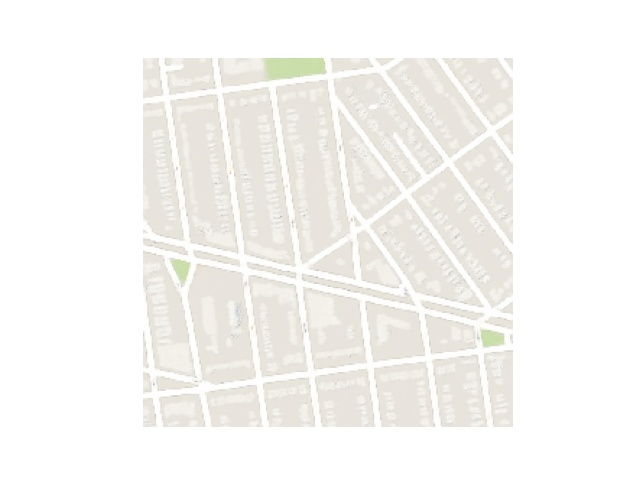
#> input picture Model/Dataset/aerial/train/1.jpg, 640 x 480 px, given in place of Figure_4.png, which was not available
$ jupyter execute --allow-errors Pix2Pix.ipynb   (text cells are left out)
#> lines starting #> are read from the running program, lines starting #| are printed output that depends on the picture; after the words box and inside, x2 and y2 are one past the last pixel; in counts of white or black regions, pixels touching at a corner belong together; pictures that were not available may be replaced by others from this repository, and a replacement may not be noted
[cell 1]
from google.colab import drive
drive.mount('/content/drive')

[cell 2]
from numpy import load
from numpy import zeros
from numpy import ones
from numpy.random import randint
from keras.optimizers import Adam
from keras.initializers import RandomNormal
from keras.models import Model
from keras.models import Input
from keras.layers import Conv2D
from keras.layers import Conv2DTranspose
from keras.layers import LeakyReLU
from keras.layers import Activation
from keras.layers import Concatenate
from keras.layers import Dropout
from keras.layers import BatchNormalization
from keras.layers import LeakyReLU
from matplotlib import pyplot
from numpy import expand_dims
# load, split and scale the maps dataset ready for training
from os import listdir
from numpy import asarray
from numpy import vstack
from keras.preprocessing.image import img_to_array
from keras.preprocessing.image import load_img
from numpy import savez_compressed
import PIL
import numpy as np
import matplotlib.pyplot as plt
# Edifice detection module
import cv2
from google.colab.patches import cv2_imshow
# calculate inception score for cifar-10 in Keras
from math import floor
from numpy import ones
from numpy import expand_dims
from numpy import log
from numpy import mean
from numpy import std
from numpy import exp
from numpy.random import shuffle
from keras.applications.inception_v3 import InceptionV3
from keras.applications.inception_v3 import preprocess_input
from keras.datasets import cifar10
from skimage.transform import resize
from numpy import asarray

[cell 3]
# load all images in a directory into memory
def load_images(path, size=(256,512)):
	src_list, tar_list = list(), list()
	# enumerate filenames in directory, assume all are images
	for filename in listdir(path):
		# load and resize the image
		pixels = load_img(path + filename, target_size=size)
		# convert to numpy array
		pixels = img_to_array(pixels)
		# split into satellite and map
		sat_img, map_img = pixels[:, :256], pixels[:, 256:]
		src_list.append(sat_img)
		tar_list.append(map_img)
	return [asarray(src_list), asarray(tar_list)]

[cell 4]
def compress_images(path, filename):
    [src_images, tar_images] = load_images(path)
    print('Loaded: ', src_images.shape, tar_images.shape)
    savez_compressed(filename, src_images, tar_images)
    print('Saved dataset: ', filename)

[cell 5]
compress_images('/content/drive/MyDrive/CIP_Project/maps/train/', 'maps_256.npz')
#> (the call stopped at in load_images, `pixels = load_img(path + filename, target_size=size)`: keras is not available in this run)

[cell 6]
# load and prepare training images
def load_real_samples(filename):
	# load compressed arrays
	data = load(filename)
	# unpack arrays
	X1, X2 = data['arr_0'], data['arr_1']
	# scale from [0,255] to [-1,1]
	X1 = (X1 - 127.5) / 127.5
	X2 = (X2 - 127.5) / 127.5
	return [X1, X2]

#> (a cell that did not finish here is left out)

[cell 8]
# define an encoder block
# [12 lines left out: function define_encoder_block, not called in this run]

[cell 9]
# define a decoder block
# [22 lines left out: function decoder_block, not called in this run]

[cell 10]
# define the standalone generator model
# [32 lines left out: function define_generator, not called in this run]

#> (a cell that did not finish here is left out)

#> (a cell that did not finish here is left out)

#> (a cell that did not finish here is left out)

[cell 14]
# define the discriminator model
# [52 lines left out: function define_discriminator, not called in this run]

#> (a cell that did not finish here is left out)

#> (a cell that did not finish here is left out)

#> (a cell that did not finish here is left out)

#> (a cell that did not finish here is left out)

[cell 19]
# define the combined generator and discriminator model, for updating the generator
# [20 lines left out: function define_gan, not called in this run]

#> (a cell that did not finish here is left out)

#> (a cell that did not finish here is left out)

#> (a cell that did not finish here is left out)

[cell 23]
# select a batch of random samples, returns images and target
# [11 lines left out: function generate_real_samples, not called in this run]

[cell 24]
# generate a batch of images, returns images and targets
# [7 lines left out: function generate_fake_samples, not called in this run]

[cell 25]
# generate samples and save as a plot and save the model
# [35 lines left out: function summarize_performance, not called in this run]

[cell 26]
# train pix2pix models
# [26 lines left out: function train, not called in this run]

#> (a cell that did not finish here is left out)

[cell 28]
img = cv2.imread("/content/Figure_4.png")
#> img is the input picture: shape (480, 640, 3); mean B, G, R 242.7, 245.7, 246.8
imgGry = cv2.cvtColor(img, cv2.COLOR_BGR2GRAY)

ret , thresh = cv2.threshold(imgGry, 240 , 255, cv2.THRESH_BINARY_INV)    # cv2.CHAIN_APPROX_NONE == cv2.THRESH_BINARY_INV
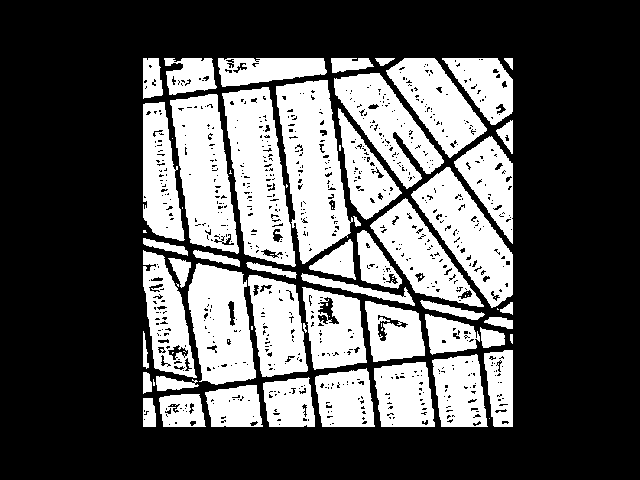
#> thresh: shape (480, 640); 34.4% white; 79 white regions (30 under 20 px)
contours , hierarchy = cv2.findContours(thresh, cv2.RETR_TREE, cv2.CHAIN_APPROX_NONE)
#> contours = 1040 contours, 877 with area under 20; largest, box (x1, y1, x2, y2) and area: (276, 80, 353, 264) 8615, (222, 87, 296, 267) 8061, (170, 94, 239, 254) 6950, (411, 167, 513, 308) 6202, (188, 263, 256, 385) 6080

for contour in contours:
    approx = cv2.approxPolyDP(contour, 0.01* cv2.arcLength(contour, True), True)
    cv2.drawContours(img, [approx], 0, (0, 0, 0), 4)
    if len(approx) == 4 :
        x, y , w, h = cv2.boundingRect(approx)
#> this loop made 1040 passes
#> (approx, x, y, w, h) on passes 3, 7, 10, 12, 13, 14, 22, 26, 28, 32: ([[143, 419], [144, 418], [145, 419], [144, 420]], 143, 418, 3, 3), ([[168, 424], [169, 423], [170, 424], [169, 425]], 168, 423, 3, 3), ([[166, 416], [167, 415], [168, 416], [167, 417]], 166, 415, 3, 3), ([[185, 411], [186, 410], [187, 411], [186, 412]], 185, 410, 3, 3), ([[182, 410], [183, 409], [184, 410], [183, 411]], 182, 409, 3, 3), ([[184, 408], [185, 407], [186, 408], [185, 409]], 184, 407, 3, 3), ([[256, 385], [205, 392], [211, 426], [262, 426]], 205, 385, 58, 42), ([[252, 416], [253, 415], [254, 416], [253, 417]], 252, 415, 3, 3), ([[212, 403], [213, 402], [214, 403], [213, 404]], 212, 402, 3, 3), ([[237, 399], [238, 398], [239, 399], [238, 400]], 237, 398, 3, 3)
#> (x, y, w, h) on passes 62, 63, 66, 69, 81, 82: (315, 368, 60, 59), (329, 423, 3, 3), (361, 416, 5, 5), (330, 410, 3, 3), (346, 383, 3, 3), (342, 383, 3, 3)
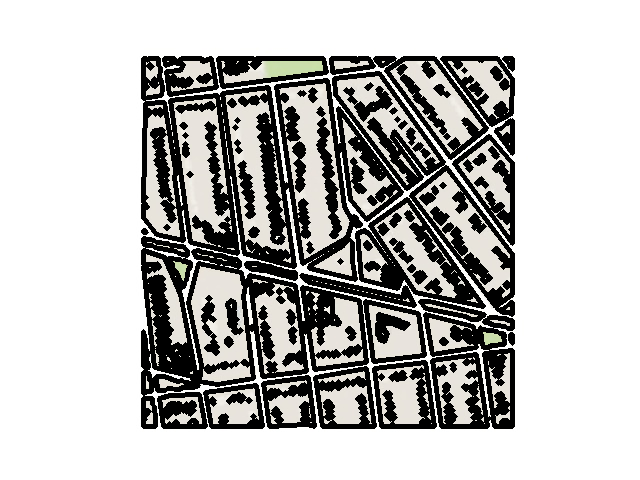
#> img: shape (480, 640, 3); mean B, G, R 185.4, 186.9, 187.5

cv2_imshow(img)
cv2.waitKey(0)
cv2.destroyAllWindows()

[cell 29]
ret

[cell 30]
thresh.shape
#> Out = (480, 640)

$ run again, on Model/Dataset/aerial/train/2.jpg
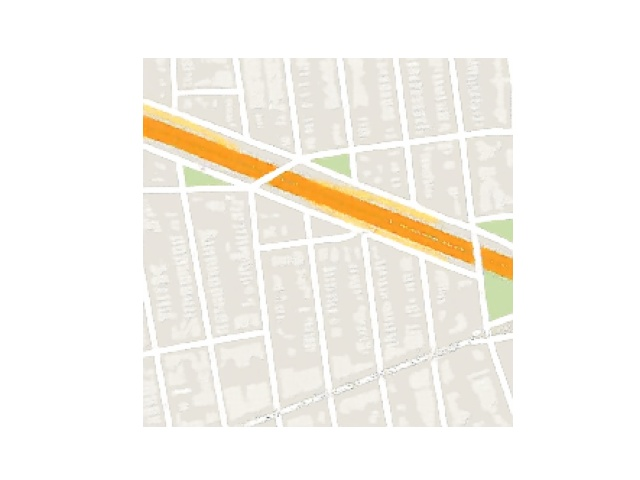
#> input picture Model/Dataset/aerial/train/2.jpg, 640 x 480 px, given in place of Figure_4.png, which was not available
#> img is the input picture: shape (480, 640, 3); mean B, G, R 237.2, 243.8, 247.1
#> `ret , thresh = cv2.threshold(imgGry, 240 , 255, cv2.THRESH_BINARY_INV)`:
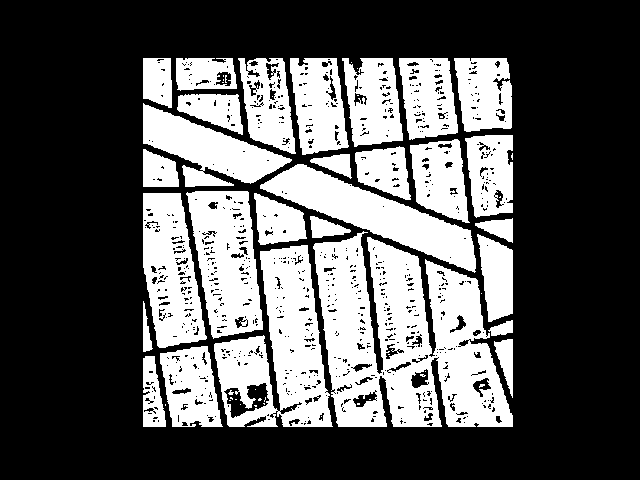
#> thresh: shape (480, 640); 35% white; 61 white regions (33 under 20 px)
#> contours = 995 contours, 829 with area under 20; largest, box (x1, y1, x2, y2) and area: (313, 231, 513, 427) 25945, (214, 245, 333, 427) 12712, (186, 191, 263, 339) 7906, (260, 164, 476, 273) 7621, (143, 193, 207, 348) 6926
#> the loop `for contour in contours:` made 995 passes
#> (approx, x, y, h) on passes 14, 24, 25, 31, 36, 38, 42: ([[151, 391], [152, 390], [153, 391], [152, 392]], 151, 390, 3), ([[214, 416], [215, 415], [216, 416], [215, 417]], 214, 415, 3), ([[206, 415], [207, 414], [208, 415], [207, 416]], 206, 414, 3), ([[195, 396], [196, 395], [197, 396], [196, 397]], 195, 395, 3), ([[204, 388], [205, 387], [206, 388], [205, 389]], 204, 387, 3), ([[180, 381], [181, 380], [182, 381], [181, 382]], 180, 380, 3), ([[206, 376], [207, 375], [208, 376], [207, 377]], 206, 375, 3)
#> after the loop `for contour in contours:`:
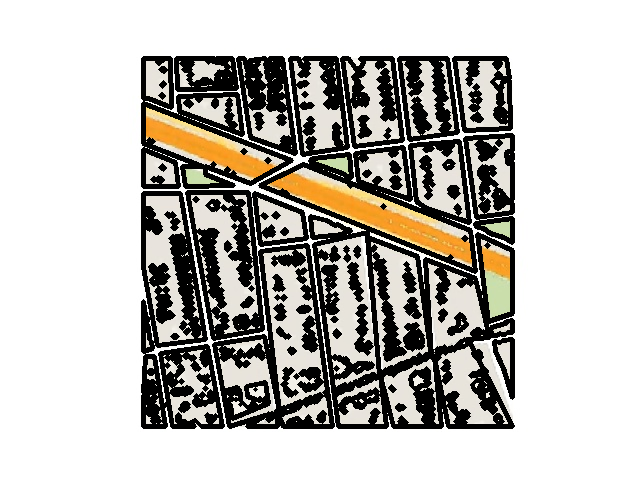
#> img: shape (480, 640, 3); mean B, G, R 182.6, 187.3, 190

$ run again, on Model/Dataset/aerial/train/20.jpg
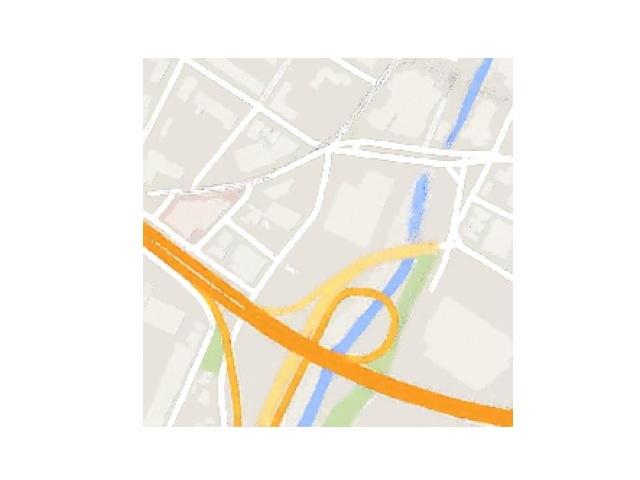
#> input picture Model/Dataset/aerial/train/20.jpg, 640 x 480 px, given in place of Figure_4.png, which was not available
#> img is the input picture: shape (480, 640, 3); mean B, G, R 234.2, 242, 246
#> `ret , thresh = cv2.threshold(imgGry, 240 , 255, cv2.THRESH_BINARY_INV)`:
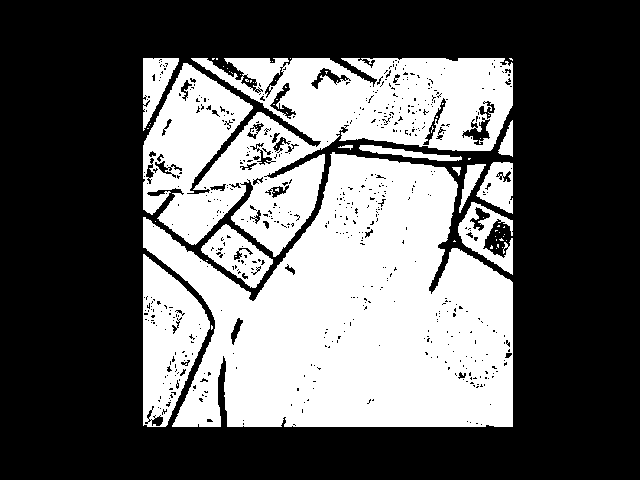
#> thresh: shape (480, 640); 38.4% white; 65 white regions (53 under 20 px)
#> contours = 844 contours, 754 with area under 20; largest, box (x1, y1, x2, y2) and area: (143, 152, 513, 427) 64896, (143, 58, 513, 257) 40990, (143, 254, 210, 427) 7323, (201, 224, 273, 288) 2228, (458, 202, 513, 275) 1694
#> the loop `for contour in contours:` made 844 passes
#> (approx, x, y, w, h) on passes 1, 5, 9, 10, 14, 15: ([[211, 325], [211, 329], [212, 328], [212, 326]], 211, 325, 2, 5), ([[150, 419], [151, 418], [152, 419], [151, 420]], 150, 418, 3, 3), ([[159, 415], [160, 414], [161, 415], [160, 416]], 159, 414, 3, 3), ([[154, 415], [155, 414], [156, 415], [155, 416]], 154, 414, 3, 3), ([[159, 408], [160, 407], [161, 408], [160, 409]], 159, 407, 3, 3), ([[157, 407], [158, 406], [159, 407], [158, 408]], 157, 406, 3, 3)
#> after the loop `for contour in contours:`:
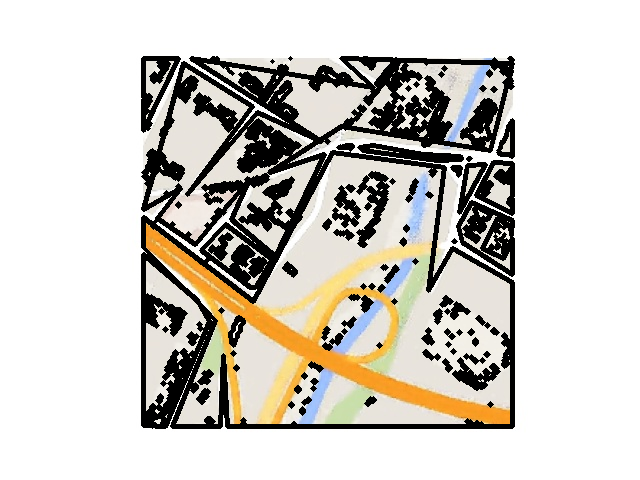
#> img: shape (480, 640, 3); 15.75% of pixels changed, all inside (x1, y1, x2, y2) = (141, 56, 515, 429)

$ run again, on Model/Dataset/aerial/train/205.jpg
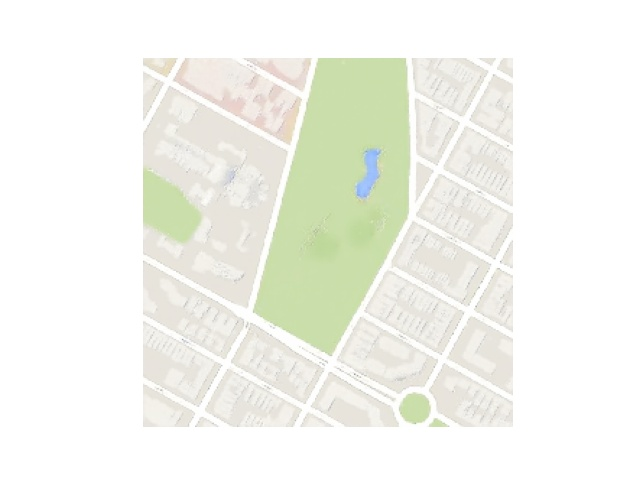
#> input picture Model/Dataset/aerial/train/205.jpg, 640 x 480 px, given in place of Figure_4.png, which was not available
#> img is the input picture: shape (480, 640, 3); mean B, G, R 236.9, 244.4, 243
#> `ret , thresh = cv2.threshold(imgGry, 240 , 255, cv2.THRESH_BINARY_INV)`:
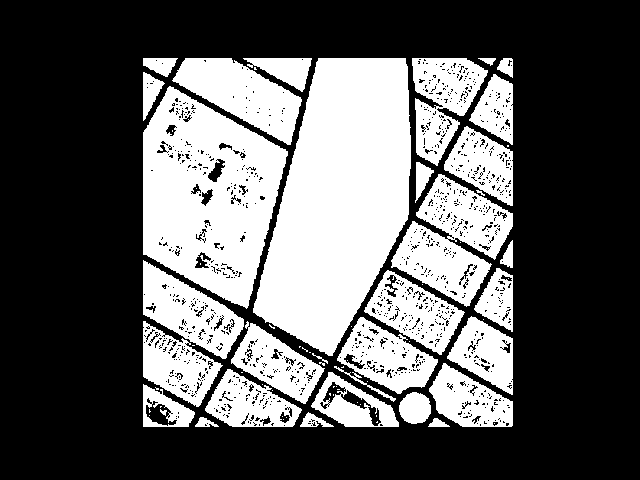
#> thresh: shape (480, 640); 36.6% white; 73 white regions (40 under 20 px)
#> contours = 1563 contours, 1449 with area under 20; largest, box (x1, y1, x2, y2) and area: (253, 58, 411, 356) 30943, (143, 86, 288, 309) 21628, (391, 174, 513, 307) 8552, (172, 58, 302, 145) 5528, (143, 260, 244, 359) 4856
#> the loop `for contour in contours:` made 1563 passes
#> (approx, x, y, w, h) on passes 4, 6, 7, 12, 18, 20: ([[206, 423], [207, 422], [208, 423], [207, 424]], 206, 422, 3, 3), ([[310, 425], [311, 424], [312, 425], [311, 426]], 310, 424, 3, 3), ([[311, 423], [312, 422], [313, 423], [312, 424]], 311, 422, 3, 3), ([[310, 419], [311, 418], [312, 419], [311, 420]], 310, 418, 3, 3), ([[175, 418], [176, 417], [177, 418], [176, 419]], 175, 417, 3, 3), ([[175, 416], [176, 415], [177, 416], [176, 417]], 175, 415, 3, 3)
#> after the loop `for contour in contours:`:
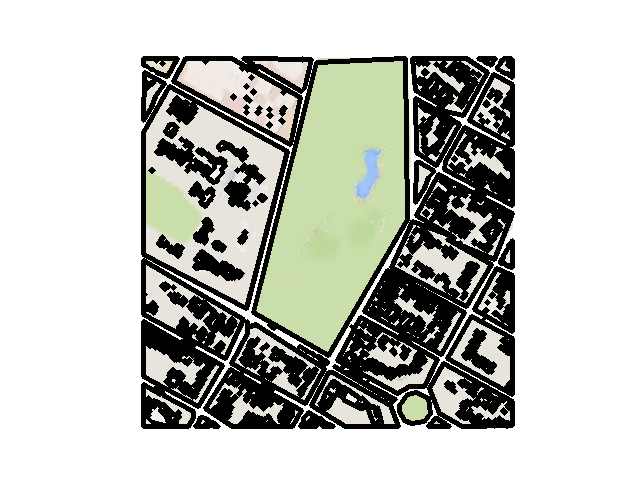
#> img: shape (480, 640, 3); mean B, G, R 188.1, 194.1, 192.5
